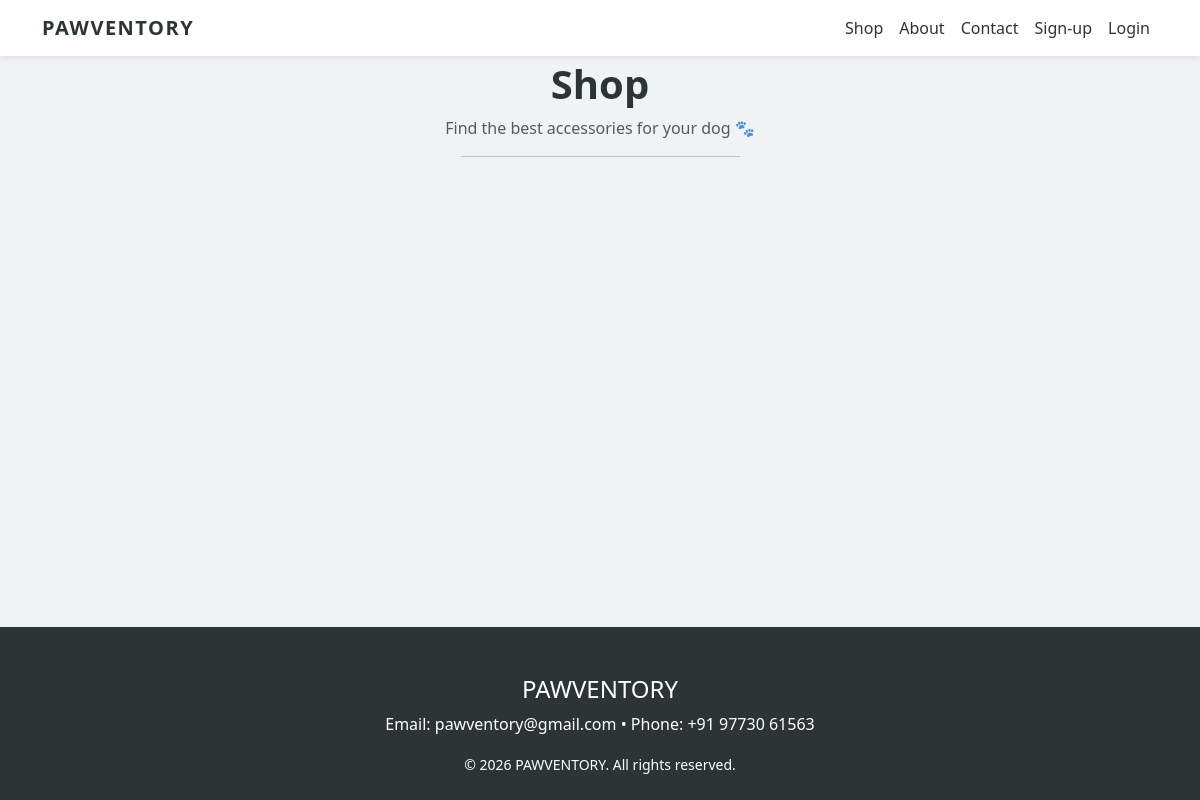
Page /shop/ on the earlier database version.
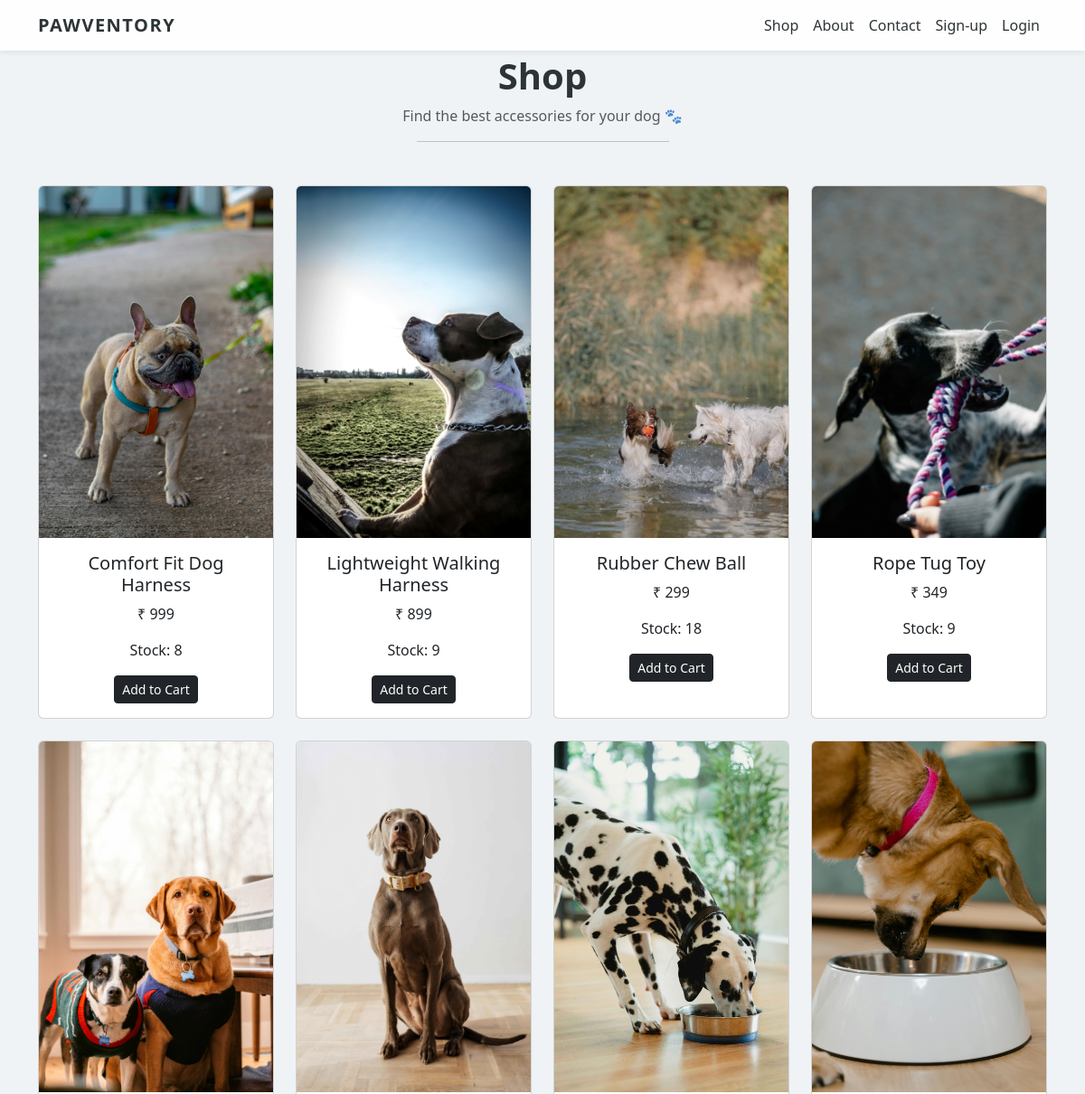
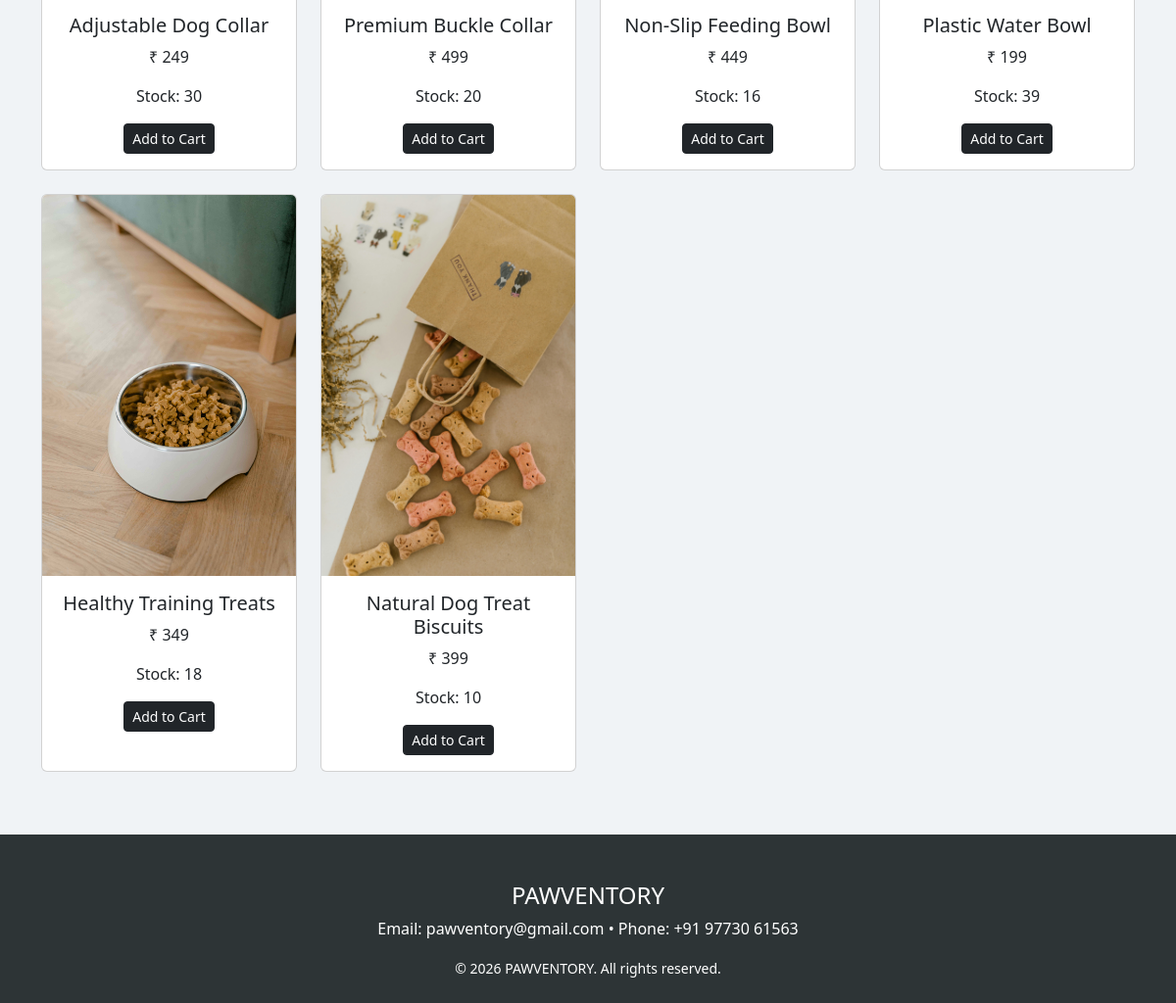
Same page on the later database version (2 pictures, top to bottom).
### Shop/models.py (models this page shows, shortened)
class Product(models.Model):
    name = models.CharField(max_length=200)
    category = models.ForeignKey(Category, on_delete=models.CASCADE)
    price = models.IntegerField()
    stock_qty = models.IntegerField()
    description = models.TextField(blank=True)
    image = models.CharField(max_length=100, blank=True)

### Shop/views.py (the view)
# urls.py: path('', shop_page, name='shop_page'),
def shop_page(request):
    products = Product.objects.all()
    return render(request, 'Shop/shop.html', {'products': products})

### Shop/templates/Shop/shop.html
{% extends "base.html" %}
{% load static %}
{% block content %}
<div class="container text-center mb-4">
  <h1 class="fw-bold">Shop</h1>
  <p class="text-muted">Find the best accessories for your dog 🐾</p>
  <hr class="w-25 mx-auto">
</div>
<div class="container mt-5">
  <div class="row">
    {% for product in products %}
    <div class="col-md-3 mb-4">
      <div class="card h-100">
        <img
          src="{% static 'img/' %}{{ product.image }}"
          class="card-img-top"
          alt="{{ product.name }}">
        <div class="card-body text-center">
          <h5>{{ product.name }}</h5>
          <p>₹ {{ product.price }}</p>
          <p>Stock: {{ product.stock_qty }}</p>
          <a href="{% url 'add_to_cart' product.id %}"
             class="btn btn-dark btn-sm">
            Add to Cart
          </a>
        </div>
      </div>
    </div>
    {% endfor %}
  </div>
</div>
{% endblock %}

### Core/templates/base.html (shortened to what this page needs)
{% load static %}
<!DOCTYPE html>
<html lang="en">
<head>
  <link href="https://cdn.jsdelivr.net/npm/bootstrap@5.3.3/dist/css/bootstrap.min.css" rel="stylesheet">
</head>
<body>
<nav class="navbar navbar-expand-lg fixed-top">
  <div class="container">
    <a class="navbar-brand" href="{% url 'home_page' %}">PAWVENTORY</a>
    <div id="nav" class="collapse navbar-collapse justify-content-end">
      <ul class="navbar-nav">
        <li class="nav-item"><a class="nav-link" href="{% url 'shop_page' %}">Shop</a></li>
        <li class="nav-item"><a class="nav-link" href="{% url 'about_page' %}">About</a></li>
        <li class="nav-item"><a class="nav-link" href="{% url 'contact_page' %}">Contact</a></li>
        {% if request.session.user_id %}
          <li class="nav-item"><a class="nav-link" href="{% url 'home_page' %}">Home</a></li>
          <li class="nav-item"><a class="nav-link" href="{% url 'logout_page' %}">Logout</a></li>
        {% else %}
          <li class="nav-item"><a class="nav-link" href="{% url 'register_page' %}">Sign-up</a></li>
          <li class="nav-item"><a class="nav-link" href="{% url 'login_page' %}">Login</a></li>
        {% endif %}
      </ul>
    </div>
  </div>
</nav>
<main>
  {% block content %}{% endblock %}
</main>
<footer class="pt-5 pb-4">
  <div class="container text-center">
    <h4>PAWVENTORY</h4>
    <p>Email: pawventory@gmail.com • Phone: +91 97730 61563</p>
    <small>© <span id="yr"></span> PAWVENTORY. All rights reserved.</small>
  </div>
</footer>
</body>
</html>

Differences in the rows shown:
added Product: image (picture), name "Comfort Fit Dog Harness", price "999", stock_qty "8"
added Product: image (picture), name "Lightweight Walking Harness", price "899", stock_qty "9"
added Product: image (picture), name "Rubber Chew Ball", price "299", stock_qty "18"
added Product: image (picture), name "Rope Tug Toy", price "349", stock_qty "9"
added Product: image (picture), name "Adjustable Dog Collar", price "249", stock_qty "30"
added Product: image (picture), name "Premium Buckle Collar", price "499", stock_qty "20"
added Product: image (picture), name "Non-Slip Feeding Bowl", price "449", stock_qty "16"
added Product: image (picture), name "Plastic Water Bowl", price "199", stock_qty "39"
added Product: image (picture), name "Healthy Training Treats", price "349", stock_qty "18"
added Product: image (picture), name "Natural Dog Treat Biscuits", price "399", stock_qty "10"
